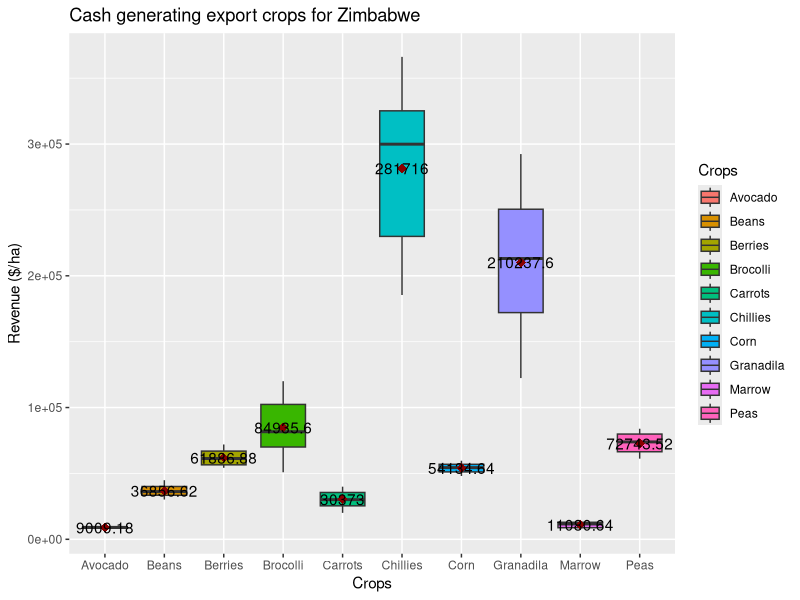

Recreate this plot in R.
#########################################################################################
# Profitable Zimbabwe crops
#   That can be exported
#########################################################################################


# Libraries
library(tidyverse)


# Simulations
set.seed(263)
Granadila <- 15*sample(8000:20000, 50)
Beans <- 3*sample(10000:15000, 50)
Peas <- 24*sample(2500:3500, 50)
Berries <- 18*sample(3000:4000, 50)
Carrots <- sample(20000:40000, 50)
Corn <- 12*sample(4000:5000, 50)
Marrow <- sample(7000:15000, 50)
Chillies <- 25*sample(7000:15000, 50)
Brocolli <- 10*sample(5000:12000, 50)
Avocado <- sample(8000:10000, 50)


# Data frame
e_data <- data.frame(Granadila, Beans, Peas, Berries, Carrots, Corn, Marrow, Chillies,
                     Brocolli, Avocado)

#Reshape data = Combining Cases and Deaths same column
df <- e_data %>%
  pivot_longer(., cols = c(Granadila, Beans, Peas, Berries, Carrots, Corn, 
                           Marrow, Chillies,
                           Brocolli, Avocado), names_to = "Crops", 
               values_to = "Revenue ($/ha)")

means <- aggregate(`Revenue ($/ha)` ~  Crops, df, mean)


# Graph
ggplot(df, aes(x = Crops, y=`Revenue ($/ha)`, fill= Crops)) + geom_boxplot() +
  ggtitle("Cash generating export crops for Zimbabwe") +
  stat_summary(fun.y=mean, colour="darkred", geom="point", 
               shape=18, size=3,show_guide = FALSE) + 
  geom_text(data = means, aes(label = `Revenue ($/ha)`, y = `Revenue ($/ha)` + 0.10))

